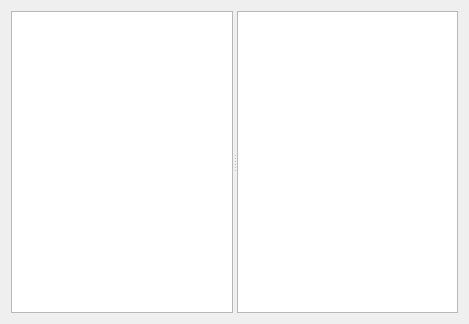
<?xml version="1.0" encoding="UTF-8"?>
<ui version="4.0">
 <class>StatisticView</class>
 <widget class="QWidget" name="StatisticView">
  <property name="geometry">
   <rect>
    <x>0</x>
    <y>0</y>
    <width>469</width>
    <height>324</height>
   </rect>
  </property>
  <property name="windowTitle">
   <string>Form</string>
  </property>
  <layout class="QVBoxLayout" name="verticalLayout">
   <item>
    <widget class="QSplitter" name="splitter">
     <property name="orientation">
      <enum>Qt::Horizontal</enum>
     </property>
     <widget class="QTableView" name="m_TableView"/>
     <widget class="ColumnChartView" name="m_ColumnView"/>
    </widget>
   </item>
  </layout>
 </widget>
 <customwidgets>
  <customwidget>
   <class>ColumnChartView</class>
   <extends>QTableView</extends>
   <header>columnchartview.h</header>
  </customwidget>
 </customwidgets>
 <resources/>
 <connections/>
</ui>
